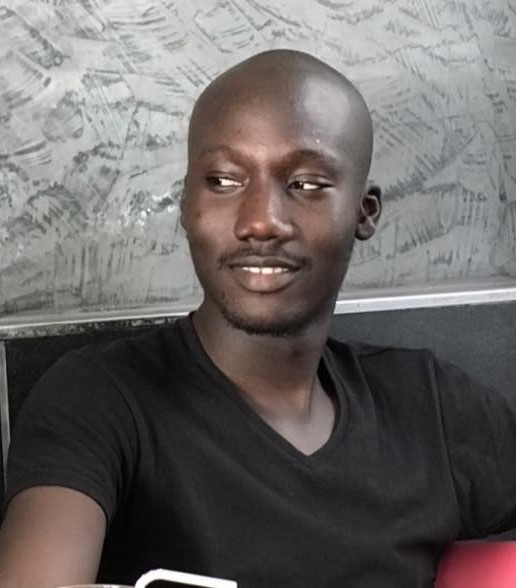
#> input picture test_data3/inputs/magaye.jpg, 516 x 588 px, found by its file name
$ python testRemove3.py
#> lines starting #> are read from the running program, lines starting #| are printed output that depends on the picture; after the words box and inside, x2 and y2 are one past the last pixel; in counts of white or black regions, pixels touching at a corner belong together
import numpy as np
import cv2 as cv
from matplotlib import pyplot as plt
import sys
from  PIL  import Image


img = cv.imread('test_data3\inputs\magaye.jpg', cv.IMREAD_UNCHANGED)
#> img is the input picture: shape (588, 516, 3); mean B, G, R 101.4, 102.4, 107.1

mask = cv.imread("test_data3/masks/magaye.png")
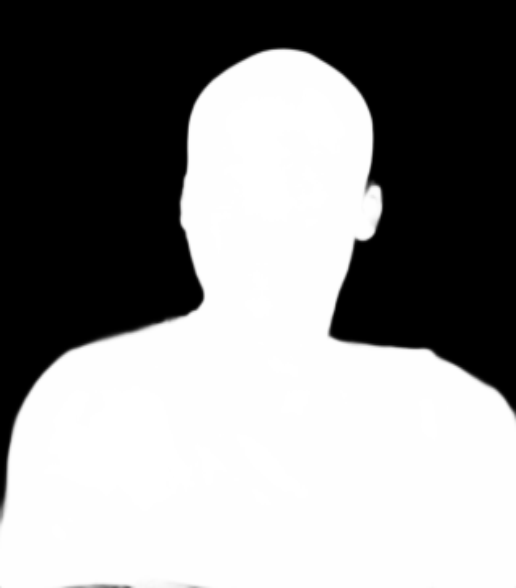
#> input picture test_data3/masks/magaye.png, 516 x 588 px
#> mask is the input picture: shape (588, 516, 3); min 0, max 255, mean 140.6

# mask = cv.cvtColor(mask, cv.COLOR_BGR2GRAY)

output = np.zeros((mask.shape[0], mask.shape[1], 4))

alpha= np.zeros((mask.shape[0], mask.shape[1], 1))
imgRgba = cv.cvtColor(img, cv.COLOR_BGR2BGRA)
# imgRgba[:,:,3] =alpha[:,:,0]
mask = cv.cvtColor(mask, cv.COLOR_BGR2BGRA)
#> mask: shape (588, 516, 4)

# mask = cv.bitwise_( mask)

cnd = mask[:, :, 1] > 30
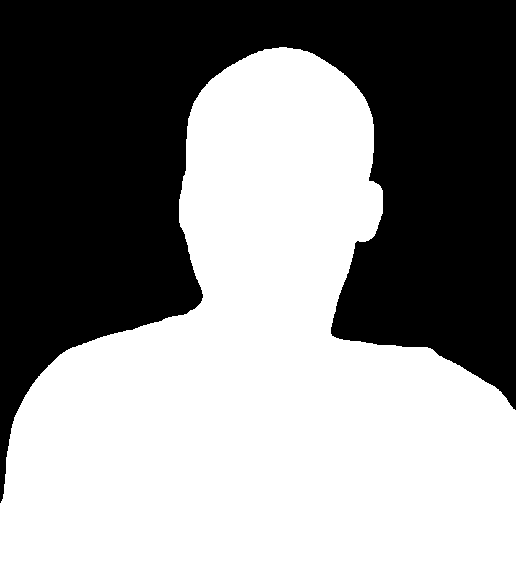
#> cnd: shape (588, 516) bool; 56% white; 1 black region, box (x1, y1, x2, y2) and area: (0, 0, 516, 503) 133518

print(np.amax(mask))
#| 255

# cnd = [cnd0 and cnd1 and cnd2]
output[cnd]= imgRgba[cnd]
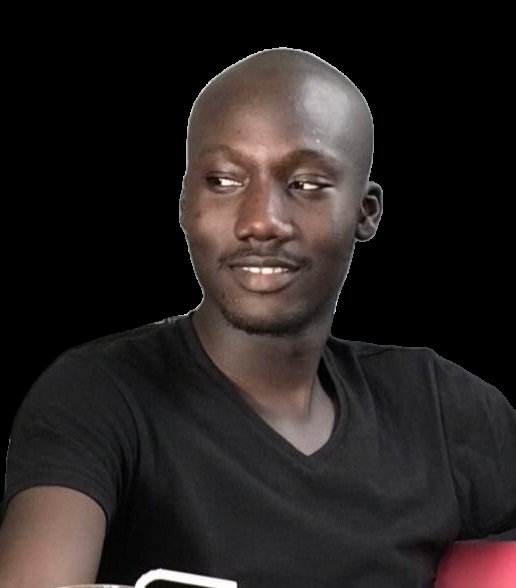
#> output: shape (588, 516, 4) float64; mean B, G, R, A 32.6, 33.4, 39, 142.8


# imgCropped = imgRgba[46:119,352:495]

# cv.imwrite('mask.png', mask)

# result = cv.bitwise_and(imgRgba, mask)

# result[mask ==  0] =  255

cv.imshow('img', img)
# cv.imshow('imgRgba', imgRgba)
cv.imshow('mask', mask)
# cv.imshow('output', output[:,:,3])
# cv.imshow('imgCropped', imgCropped)
cv.imwrite('bg2.png', output)


cv.waitKey(0)
cv.destroyAllWindows()
